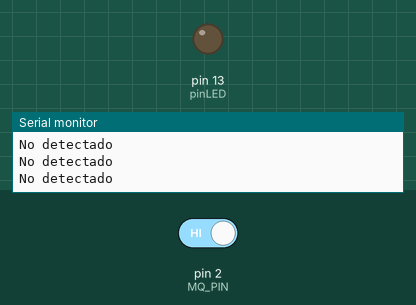
A sketch run on a simulated Arduino Uno, built with avr-gcc and run on an emulated ATmega328P. Parts: output pins drawn as LEDs (lit = HIGH), the last lines printed to the serial monitor. The test bench sets the inputs (shaded band); at power-on: pin 2 (MQ_PIN) HIGH.

Above: at 4.8 s.
4.9 s: pin 2 (MQ_PIN) driven LOW
At 6.6 s:
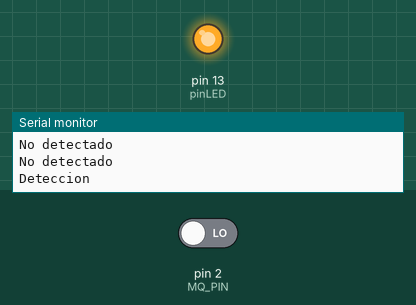
7.6 s: pin 2 (MQ_PIN) driven HIGH
At 9.3 s:
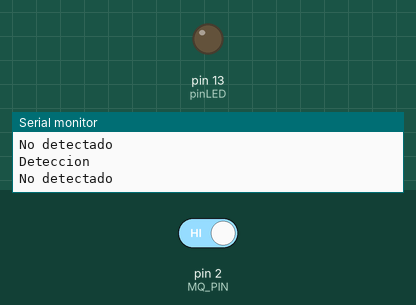
Timing chart, 0 to 10.8 s (numbered marks = the images above; inputs shaded):
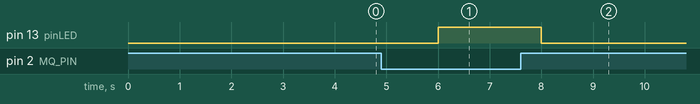

The sketch:

sensor_de_gas.ino
```cpp
// SENSOR DE GAS MQ-2 Metano,butano,GLP,humo
// sensor electro-químico que varía su resistencia
// al estar en contacto con las sustancias
// la sensibilidad se cambia con el potenciometro
// Tiene una salida digital y otra analogica
// Tienen un calentador que puede consumir bastante y necesitar alimentacion externa
//
// funciona con el gas de un mechero
// VCC 5 voltios


const int pinLED = 13;

const int MQ_PIN = 2;
const int MQ_DELAY = 2000;

void setup()
{
  Serial.begin(9600);
  pinMode(pinLED,OUTPUT);
  pinMode(MQ_PIN,INPUT);
}


void loop()
{
  bool state= digitalRead(MQ_PIN);

  if (!state)
  {
    Serial.println("Deteccion");
    digitalWrite(pinLED,HIGH);
  }
  else
  {
    Serial.println("No detectado");
    digitalWrite(pinLED,LOW);
  }
  delay(MQ_DELAY);
}
```

Measured:
- after the input at 4.9 s, pin 13 (pinLED): LOW → HIGH after 1.1 s
- after the input at 7.6 s, pin 13 (pinLED): HIGH → LOW after 0.40 s
